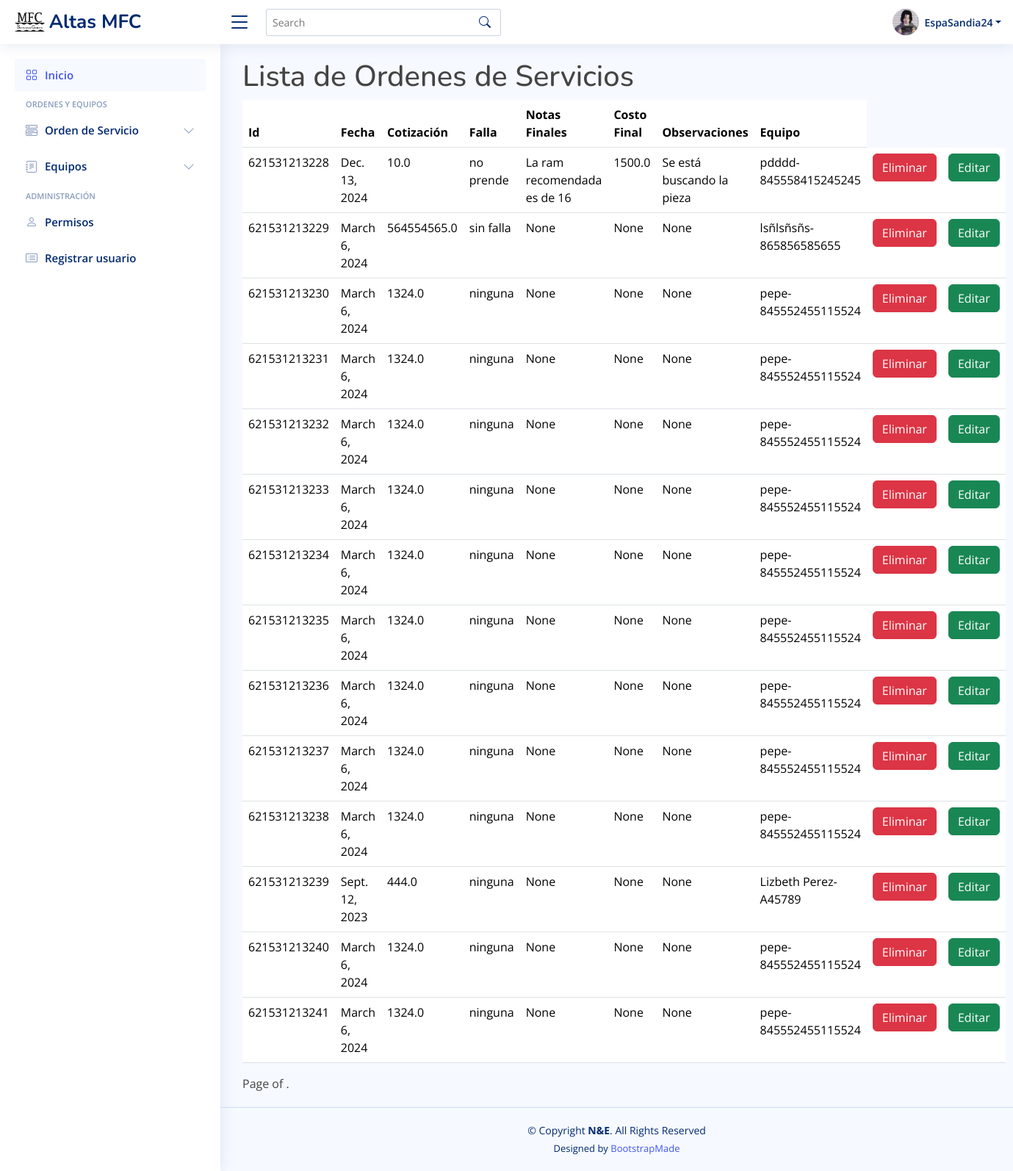
Page /servicios/ (signed in) on the committed database.
### inicio/models.py (models this page shows)
class OrdenServicio(models.Model):
    id_orden = models.AutoField(null=False, blank=False, primary_key=True)
    fecha_orden = models.DateField(null=False)
    cotizacion = models.FloatField(max_length=5)
    tipo_servicio = models.CharField(max_length=20, null=False)
    falla_equipo = models.CharField(max_length=200, null=False)
    indicaciones_adicionales = models.CharField(max_length=70, null=False)
    servicio_realizado = models.CharField(max_length=150, null=True)
    notas_finales = models.CharField(max_length=150, null=True)
    encargado = models.CharField(max_length=50, null=True)
    partes = models.CharField(max_length=70, null=True)
    fecha_entrega = models.DateField(null=True, blank=True)
    costo_final = models.FloatField(max_length=5.2, null=True)
    observaciones_notas = models.CharField(max_length=50, null=True)
    equipo = models.ForeignKey(
        Equipo, null=False, blank=False, on_delete=models.CASCADE)

class Equipo (models.Model):
    cliente_equipo = models.TextField(max_length=50, null=False)
    telefono_cliente = models.IntegerField(null=False)
    tipo = [
        ('E', 'Escritorio-CPU'),
        ('P', 'Portatil'),
        ('A', 'AIO'),
        ('I', 'Impresora'),
        ('M', 'Multifuncional'),
        ('T', 'Tablet')
    ]
    tipo_equipo = models.TextField(max_length=1, choices=tipo, default='P')
    marca_equipo = models.TextField(max_length=30, null=False)
    modelo_equipo = models.TextField(max_length=30, null=False)
    serial_number = models.TextField(
        max_length=15, null=False, blank=False, unique=True)
    accesorios_equipo = models.TextField(max_length=100, null=True)
    contraseña_equipo = models.TextField(max_length=30, null=True)
    sistema_operativo = models.TextField(max_length=30, null=False)
    def __str__(self):
        return f"{self.cliente_equipo}-{self.serial_number}"

### inicio/views.py (the view)
# urls.py: path('servicios/', views.lista_servicios, name='Servicios'),
@login_required
def lista_servicios(request):
    context = {
        'servicio': OrdenServicio.objects.all()
    }
    return render(request, 'servicios/lista_servicios.html', context)

### inicio/templates/servicios/lista_servicios.html (shortened to what this page needs)
{% extends 'base.html' %}
{% block contenido %}
<h1>Lista de Ordenes de Servicios</h1>
    <table class="table">
        <thead>
            <tr>
                <th>Id</th>
                <th>Fecha</th>
                <th>Cotización</th>
                <th>Falla</th>
                <th>Notas Finales</th>
                <th>Costo Final</th>
                <th>Observaciones</th>
                <th>Equipo</th>
            </tr>
        </thead>
        <tbody>
            {% for servicio in servicio %}
                <tr>
                    <td>{{servicio.id_orden}}</td>
                    <td>{{servicio.fecha_orden}}</td>
                    <td>{{servicio.cotizacion}}</td>
                    <td>{{servicio.falla_equipo}}</td>
                    <td>{{servicio.notas_finales}}</td>
                    <td>{{servicio.costo_final}}</td>
                    <td>{{servicio.observaciones_notas}}</td>
                    <td>{{servicio.equipo}}</td>
                    <td><a class="btn btn-danger" href="eliminarOrden/{{servicio.id_orden}}">Eliminar</a></td>
                    <td><a class="btn btn-success" href="editarOrden/{{servicio.id_orden}}">Editar</a></td>
                </tr>
            {% endfor %}
        </tbody>
    </table>
    <div class="pagination">
        <span class="step-links">
            <span class="current">
                Page {{ page_obj.number }} of {{ page_obj.paginator.num_pages }}.
            </span>
        </span>
    </div>
{% endblock contenido %}

### inicio/templates/base.html (shortened to what this page needs)
{% load static %}
<!DOCTYPE html>
<html lang="en">
<head>
  <link href="{% static 'vendor/bootstrap/css/bootstrap.min.css' %}" rel="stylesheet">
  <link href="{% static 'vendor/bootstrap-icons/bootstrap-icons.css' %}" rel="stylesheet">
  <link href="{% static 'vendor/boxicons/css/boxicons.min.css' %}" rel="stylesheet">
  <link href="{% static 'vendor/quill/quill.snow.css' %}" rel="stylesheet">
  <link href="{% static 'vendor/quill/quill.bubble.css' %}" rel="stylesheet">
  <link href="{% static 'vendor/remixicon/remixicon.css' %}" rel="stylesheet">
  <link href="{% static 'vendor/simple-datatables/style.css' %}" rel="stylesheet">
  <link href="{% static 'css/style.css' %}" rel="stylesheet">
</head>
<body>
  <header id="header" class="header fixed-top d-flex align-items-center">
    <div class="d-flex align-items-center justify-content-between">
      <a href="index.html" class="logo d-flex align-items-center">
        <img src="{% static 'img/logo-mfc.png' %}" alt="">
        <span class="d-none d-lg-block">Altas MFC</span>
      </a>
      <i class="bi bi-list toggle-sidebar-btn"></i>
    </div>
    <div class="search-bar">
      <form class="search-form d-flex align-items-center" method="POST" action="#">
        <input type="text" name="query" placeholder="Search" title="Enter search keyword">
        <button type="submit" title="Search"><i class="bi bi-search"></i></button>
      </form>
    </div>
    <nav class="header-nav ms-auto">
      <ul class="d-flex align-items-center">
        <li class="nav-item dropdown pe-3">
          <a class="nav-link nav-profile d-flex align-items-center pe-0" href="#" data-bs-toggle="dropdown">
            <img src="{% static 'img/perfil-prueba.jpg' %}" alt="foto-perfil" class="rounded-circle">
            <span class="d-none d-md-block dropdown-toggle ps-2">{{user}}</span>
          </a>
        </li>
      </ul>
    </nav>
  </header>
  <aside id="sidebar" class="sidebar">
    <ul class="sidebar-nav" id="sidebar-nav">
      <li class="nav-item">
        <a class="nav-link " href="{% url 'Principal' %}">
          <i class="bi bi-grid"></i>
          <span>Inicio</span>
        </a>
      </li>
      <li class="nav-heading">Ordenes y Equipos</li>
      <li class="nav-item">
        <a class="nav-link collapsed" data-bs-target="#components-nav" data-bs-toggle="collapse" href="#">
          <i class="bi bi-menu-button-wide"></i><span>Orden de Servicio</span><i class="bi bi-chevron-down ms-auto"></i>
        </a>
      </li>
      <li class="nav-item">
        <a class="nav-link collapsed" data-bs-target="#forms-nav" data-bs-toggle="collapse" href="#">
          <i class="bi bi-journal-text"></i><span>Equipos</span><i class="bi bi-chevron-down ms-auto"></i>
        </a>
      </li>
      <li class="nav-heading">Administración</li>
      <li class="nav-item">
        <a class="nav-link collapsed" href="{% url 'usuarios' %}">
          <i class="bi bi-person"></i>
          <span>Permisos</span>
        </a>
      </li>
      <li class="nav-item">
        <a class="nav-link collapsed" href="{% url 'Registrar' %}">
          <i class="bi bi-card-list"></i>
          <span>Registrar usuario</span>
        </a>
      </li>
    </ul>
  </aside>
  <main id="main" class="main">
    {% block contenido %}
    {% endblock contenido %}
  </main>
  <footer id="footer" class="footer">
    <div class="copyright">
      &copy; Copyright <strong><span>N&amp;E</span></strong>. All Rights Reserved
    </div>
    <div class="credits">
      Designed by <a href="https://bootstrapmade.com/">BootstrapMade</a>
    </div>
  </footer>
</body>
</html>

### static/css/style.css (style rules this page uses)
:root { scroll-behavior: smooth; }
body { font-family: "Open Sans", sans-serif; background: #f6f9ff; color: #444444; }
a { color: #4154f1; text-decoration: none; }
h1, h2, h3, h4, h5, h6 { font-family: "Nunito", sans-serif; }
#main { margin-top: 60px; padding: 20px 30px; transition: all 0.3s; }
.logo { line-height: 1; }
@media (min-width: 1200px) { .logo { width: 280px; } }
.logo img { max-height: 26px; margin-right: 6px; }
.logo span { font-size: 26px; font-weight: 700; color: #012970; font-family: "Nunito", sans-serif; }
.header { transition: all 0.5s; z-index: 997; height: 60px; box-shadow: 0px 2px 20px rgba(1, 41, 112, 0.1); background-color: #fff; padding-left: 20px; }
.header .toggle-sidebar-btn { font-size: 32px; padding-left: 10px; cursor: pointer; color: #012970; }
.header .search-bar { min-width: 360px; padding: 0 20px; }
.header .search-form { width: 100%; }
.header .search-form input { border: 0; font-size: 14px; color: #012970; border: 1px solid rgba(1, 41, 112, 0.2); padding: 7px 38px 7px 8px; border-radius: 3px; transition: 0.3s; width: 100%; }
.header .search-form button { border: 0; padding: 0; margin-left: -30px; background: none; }
.header .search-form button i { color: #012970; }
.header-nav ul { list-style: none; }
.header-nav>ul { margin: 0; padding: 0; }
.header-nav .nav-profile { color: #012970; }
.header-nav .nav-profile img { max-height: 36px; }
.header-nav .nav-profile span { font-size: 14px; font-weight: 600; }
.sidebar { position: fixed; top: 60px; left: 0; bottom: 0; width: 300px; z-index: 996; transition: all 0.3s; padding: 20px; overflow-y: auto; scrollbar-width: thin; scrollbar-color: #aab7cf transparent; box-shadow: 0px 0px 20px rgba(1, 41, 112, 0.1); background-color: #fff; }
@media (min-width: 1200px) { #main, #footer { margin-left: 300px; } }
.sidebar-nav { padding: 0; margin: 0; list-style: none; }
.sidebar-nav li { padding: 0; margin: 0; list-style: none; }
.sidebar-nav .nav-item { margin-bottom: 5px; }
.sidebar-nav .nav-heading { font-size: 11px; text-transform: uppercase; color: #899bbd; font-weight: 600; margin: 10px 0 5px 15px; }
.sidebar-nav .nav-link { display: flex; align-items: center; font-size: 15px; font-weight: 600; color: #4154f1; transition: 0.3; background: #f6f9ff; padding: 10px 15px; border-radius: 4px; }
.sidebar-nav .nav-link i { font-size: 16px; margin-right: 10px; color: #4154f1; }
.sidebar-nav .nav-link.collapsed { color: #012970; background: #fff; }
.sidebar-nav .nav-link.collapsed i { color: #899bbd; }
.sidebar-nav .nav-link .bi-chevron-down { margin-right: 0; transition: transform 0.2s ease-in-out; }
.footer { padding: 20px 0; font-size: 14px; transition: all 0.3s; border-top: 1px solid #cddfff; }
.footer .copyright { text-align: center; color: #012970; }
.footer .credits { padding-top: 5px; text-align: center; font-size: 13px; color: #012970; }

### rows in the picture
OrdenServicio: id_orden "621531213228", fecha_orden "Dec. 13, 2024", cotizacion "10.0", falla_equipo "no prende", notas_finales "La ram recomendada es de 16", costo_final "1500.0", observaciones_notas "Se está buscando la pieza", equipo "pdddd-845558415245245"
OrdenServicio: id_orden "621531213229", fecha_orden "March 6, 2024", cotizacion "564554565.0", falla_equipo "sin falla", notas_finales "None", costo_final "None", observaciones_notas "None", equipo "lsñlsñsñs-865856585655"
OrdenServicio: id_orden "621531213230", fecha_orden "March 6, 2024", cotizacion "1324.0", falla_equipo "ninguna", notas_finales "None", costo_final "None", observaciones_notas "None", equipo "pepe-845552455115524"
OrdenServicio: id_orden "621531213231", fecha_orden "March 6, 2024", cotizacion "1324.0", falla_equipo "ninguna", notas_finales "None", costo_final "None", observaciones_notas "None", equipo "pepe-845552455115524"
OrdenServicio: id_orden "621531213232", fecha_orden "March 6, 2024", cotizacion "1324.0", falla_equipo "ninguna", notas_finales "None", costo_final "None", observaciones_notas "None", equipo "pepe-845552455115524"
OrdenServicio: id_orden "621531213233", fecha_orden "March 6, 2024", cotizacion "1324.0", falla_equipo "ninguna", notas_finales "None", costo_final "None", observaciones_notas "None", equipo "pepe-845552455115524"
OrdenServicio: id_orden "621531213234", fecha_orden "March 6, 2024", cotizacion "1324.0", falla_equipo "ninguna", notas_finales "None", costo_final "None", observaciones_notas "None", equipo "pepe-845552455115524"
OrdenServicio: id_orden "621531213235", fecha_orden "March 6, 2024", cotizacion "1324.0", falla_equipo "ninguna", notas_finales "None", costo_final "None", observaciones_notas "None", equipo "pepe-845552455115524"
OrdenServicio: id_orden "621531213236", fecha_orden "March 6, 2024", cotizacion "1324.0", falla_equipo "ninguna", notas_finales "None", costo_final "None", observaciones_notas "None", equipo "pepe-845552455115524"
OrdenServicio: id_orden "621531213237", fecha_orden "March 6, 2024", cotizacion "1324.0", falla_equipo "ninguna", notas_finales "None", costo_final "None", observaciones_notas "None", equipo "pepe-845552455115524"
OrdenServicio: id_orden "621531213238", fecha_orden "March 6, 2024", cotizacion "1324.0", falla_equipo "ninguna", notas_finales "None", costo_final "None", observaciones_notas "None", equipo "pepe-845552455115524"
OrdenServicio: id_orden "621531213239", fecha_orden "Sept. 12, 2023", cotizacion "444.0", falla_equipo "ninguna", notas_finales "None", costo_final "None", observaciones_notas "None", equipo "Lizbeth Perez-A45789"
OrdenServicio: id_orden "621531213240", fecha_orden "March 6, 2024", cotizacion "1324.0", falla_equipo "ninguna", notas_finales "None", costo_final "None", observaciones_notas "None", equipo "pepe-845552455115524"
OrdenServicio: id_orden "621531213241", fecha_orden "March 6, 2024", cotizacion "1324.0", falla_equipo "ninguna", notas_finales "None", costo_final "None", observaciones_notas "None", equipo "pepe-845552455115524"

### other values in the picture
{{ user }} "EspaSandia24"
